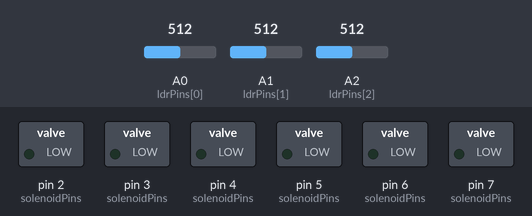
This sketch was run on a simulated Arduino Uno, built with avr-gcc and run on an emulated ATmega328P. Parts: switched loads named in the sketch (green lamp = pin HIGH). The test bench sets the inputs (shaded band); at power-on: A0 (ldrPins[0]) = 512, A1 (ldrPins[1]) = 512, A2 (ldrPins[2]) = 512. What the sketch prints to the serial monitor is not drawn.

Above: at 4.2 s.
4.3 s: A0 (ldrPins[0]) set to 306
At 5.5 s:
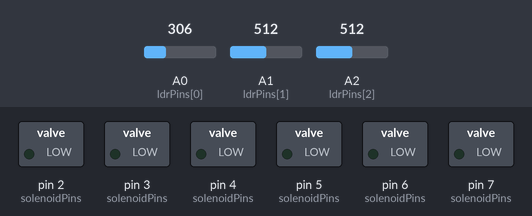
5.8 s: A1 (ldrPins[1]) set to 306
At 6.9 s:
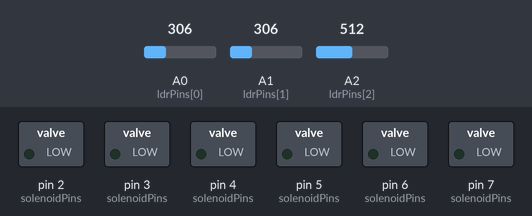
7.3 s: A2 (ldrPins[2]) set to 306
At 8.1 s:
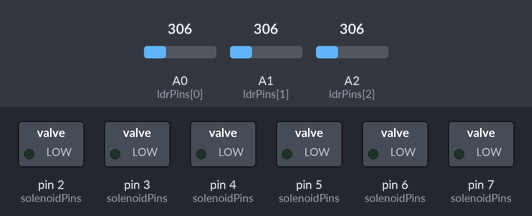
Timing chart, 0 to 10.3 s (numbered marks = the images above; inputs shaded):
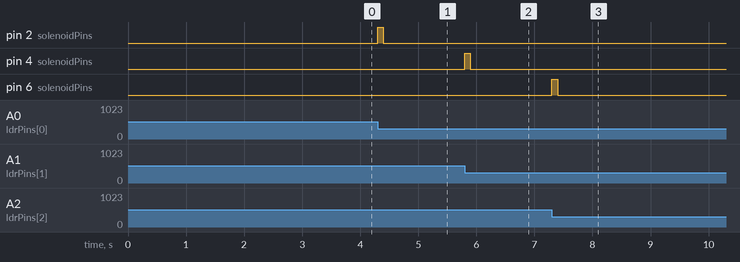

The sketch:

assignment4_drumMachine.ino
```cpp
/* BeatBox

Play drums with your fingertips!

Created April 4th, 2025
By Jun Chen, Sunyu Jung

The Circuit:
* 3 LDR as input
* 3 Solenoid as output through two L298N H-Bridge

*/

// --- Constants & Pins ---
const int ldrPins[3] = {A0, A1, A2};

const int solenoidPins[3][2] = {
  {2, 3},
  {4, 5},
  {6, 7}
};

int ldrThresholds[3];               // Calculated thresholds
int lastLdrValues[3] = {0, 0, 0};   // For edge detection
bool solenoidActive[3] = {false, false, false};
unsigned long solenoidStartTime[3] = {0, 0, 0};

const int pulseDuration = 100;      // Solenoid ON time
const unsigned long calibrationTime = 3000; // 3 second calibration

// --- Setup ---
void setup() {
  Serial.begin(9600);

  // Set solenoid pins
  for (int i = 0; i < 3; i++) {
    pinMode(solenoidPins[i][0], OUTPUT);
    pinMode(solenoidPins[i][1], OUTPUT);
  }

  Serial.println("Running simple min-max LDR calibration...");
  calibrateLDRsMinMax();
  Serial.println("Calibration complete.");
}

// --- Main Loop ---
void loop() {
  unsigned long currentTime = millis();

  for (int i = 0; i < 3; i++) {
    int currentLdr = analogRead(ldrPins[i]);

    // Detect transition from light to dark
    if (currentLdr < ldrThresholds[i] &&
        lastLdrValues[i] >= ldrThresholds[i] &&
        !solenoidActive[i]) {

      activateSolenoid(i);
      solenoidActive[i] = true;
      solenoidStartTime[i] = currentTime;
    }

    // Store current value for next loop
    lastLdrValues[i] = currentLdr;

    // Turn off solenoid after pulse duration
    if (solenoidActive[i] && (currentTime - solenoidStartTime[i] >= pulseDuration)) {
      deactivateSolenoid(i);
      solenoidActive[i] = false;
    }
  }
}

// --- Functions ---

void calibrateLDRsMinMax() {
  int ldrMin[3] = {1023, 1023, 1023}; // Highest possible at start
  int ldrMax[3] = {0, 0, 0};          // Lowest possible at start

  unsigned long startTime = millis();

  Serial.println("Wave hand over each LDR now...");

  while (millis() - startTime < calibrationTime) {
    for (int i = 0; i < 3; i++) {
      int value = analogRead(ldrPins[i]);
      if (value < ldrMin[i]) ldrMin[i] = value;
      if (value > ldrMax[i]) ldrMax[i] = value;
    }
    delay(5); // Small delay to avoid overwhelming the ADC
  }

  for (int i = 0; i < 3; i++) {
    ldrThresholds[i] = (ldrMin[i] + ldrMax[i]) / 2;

    Serial.print("LDR "); Serial.print(i);
    Serial.print(" min: "); Serial.print(ldrMin[i]);
    Serial.print(" max: "); Serial.print(ldrMax[i]);
    Serial.print(" => threshold: "); Serial.println(ldrThresholds[i]);
  }
}

void activateSolenoid(int index) {
  digitalWrite(solenoidPins[index][0], HIGH);
  digitalWrite(solenoidPins[index][1], LOW);
  //Serial.print("Solenoid "); Serial.print(index); Serial.println(" ON");
}

void deactivateSolenoid(int index) {
  digitalWrite(solenoidPins[index][0], LOW);
  digitalWrite(solenoidPins[index][1], LOW);
  //Serial.print("Solenoid "); Serial.print(index); Serial.println(" OFF");
}
```

Measured:
- after the input at 4.3 s, pin 2 (solenoidPins): LOW → HIGH at once, → LOW 0.10 s later
- after the input at 5.8 s, pin 4 (solenoidPins): LOW → HIGH at once, → LOW 0.10 s later
- after the input at 7.3 s, pin 6 (solenoidPins): LOW → HIGH at once, → LOW 0.10 s later
